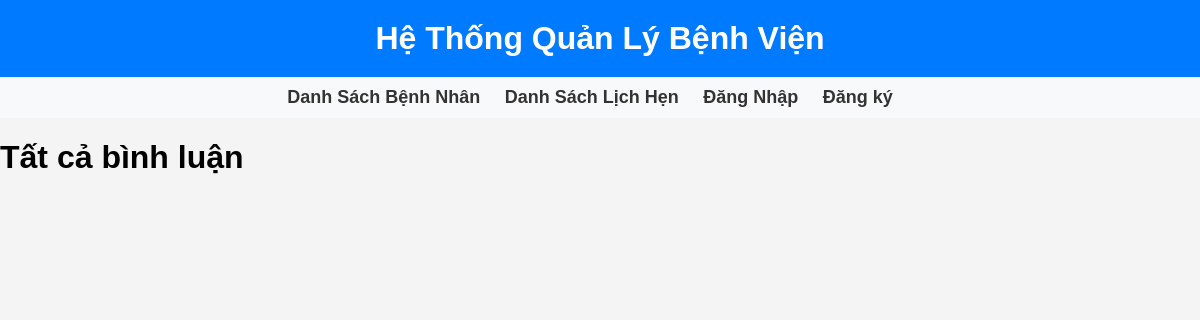
The page /patient/view_feedback/ on the database as committed earlier.
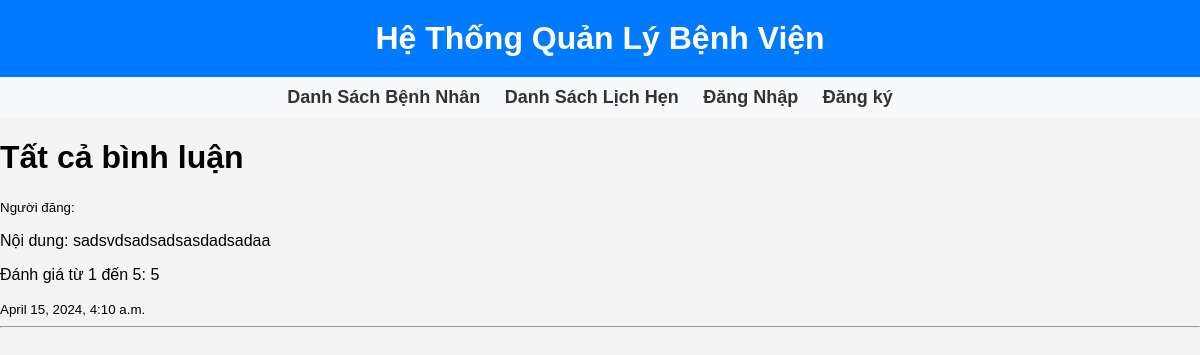
The same page on the database as committed later.
### Patient/models.py (models this page shows)
class Feedback (models.Model):
    user = models.ForeignKey(User, on_delete = models.CASCADE)
    description = models.TextField()
    time = models.DateTimeField(default=timezone.now)
    RATING_CHOICES = [(i, i) for i in range(1, 6)]  # Danh sách chứa tuples từ 1 đến
    rating = models.IntegerField(choices=RATING_CHOICES)

### Patient/views.py (the view)
# urls.py: path('view_feedback/', views.view_feedback, name = 'view_feedback'),
def view_feedback(request):
    feedbacks = Feedback.objects.all()
    return render (request, 'view_feedback.html', {'feedbacks': feedbacks})

### Patient/templates/view_feedback.html
{% extends 'main.html' %}
{% block content %}
<h1> Tất cả bình luận </h1>
{% for feedback in feedbacks %}
<small> Người đăng: {{feedback.feedback.username}} </small>
<p> Nội dung: {{feedback.description}} </p>
<p> Đánh giá từ 1 đến 5: {{ feedback.rating}} </p>
<small> {{feedback.time}} </small>
<hr>
{% endfor %}
{% endblock %}

Rows that differ between the two databases and show on the page:
added Feedback: description "sadsvdsadsadsasdadsadaa", rating "5", time "April 15, 2024, 4:10 a.m."
